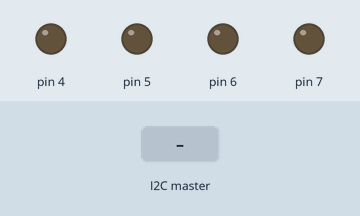
This sketch was run on a simulated Arduino Uno, built with avr-gcc and run on an emulated ATmega328P. Parts: output pins drawn as LEDs (lit = HIGH). The inputs (shaded band) are chosen by the test bench.

Above: at 1.2 s.
1.3 s: the I2C master sends the byte 2
At 2.2 s:
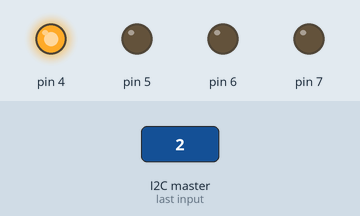
2.9 s: the I2C master sends the byte 0
At 4.2 s:
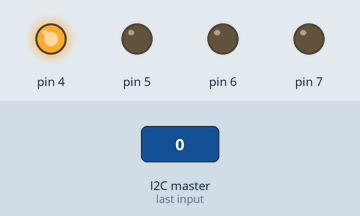
4.5 s: the I2C master sends the byte 90
At 4.68 s:
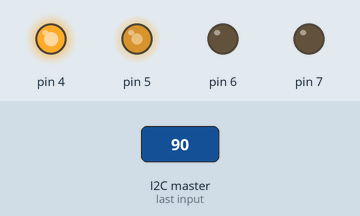
7.5 s: the I2C master sends the byte 200
At 7.69 s:
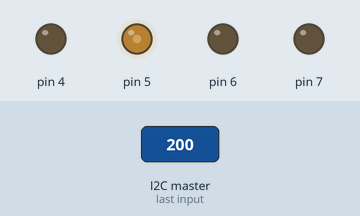
9.6 s: the I2C master sends the byte 0
At 10.7 s:
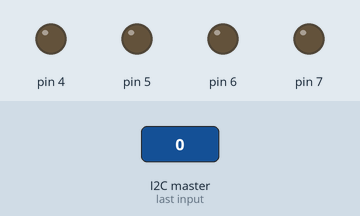
11.2 s: the I2C master sends the byte 1
At 11.8 s:
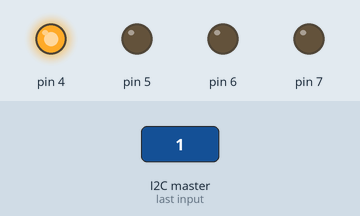
Timing chart, 0 to 13.8 s (numbered marks = the images above; inputs shaded):
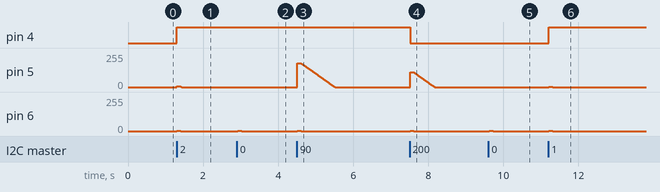

Measured:
- after the input at 1.3 s, pin 4: LOW → HIGH at once; pin 5: 0/255 → 4/255 at once, → 0/255 0.11 s later; pin 6: 0/255 → 2/255 at once, → 0/255 0.11 s later
- after the input at 2.9 s, pin 6: 0/255 → 2/255 at once, → 0/255 0.10 s later
- after the input at 4.5 s, pin 6: 0/255 → 2/255 at once, → 0/255 0.10 s later
- after the input at 7.5 s, pin 4: HIGH → LOW at once; pin 6: 0/255 → 2/255 at once, → 0/255 0.09 s later
- after the input at 9.6 s, pin 6: 0/255 → 2/255 at once, → 0/255 0.10 s later
- after the input at 11.2 s, pin 4: LOW → HIGH at once; pin 5, pin 6: 0/255 → 2/255 at once, → 0/255 0.11 s later

The sketch:

Unior2_Drive1.ino
```cpp
#include <Wire.h>

int8_t m1c, m2c;
volatile int8_t m1p, m2p;
uint32_t ltime;

void setup() {
  Serial.begin(250000);
  pinMode(4, 1);
  pinMode(5, 1);
  pinMode(6, 1);
  pinMode(7, 1);
  Wire.begin(8);
  Wire.onReceive(receiv);
  move(0, 0);
}

void loop() {
  if(millis()-ltime>100)m1p=0,m2p=0;
  m1c = constrain(m1c + (m1c < m1p ? 1 : m1c > m1p ? -1 : 0), -127, 127);
  m2c = constrain(m2c + (m2c < m2p ? 1 : m2c > m2p ? -1 : 0), -127, 127);
  if(m1c==0)delay(10);
  if(m2c==0)delay(10);
  move(m1c, m2c);
}

void receiv(int sp) {
  while (Wire.available()) {
    ltime=millis();
    m1p = Wire.read();
    m2p = Wire.read();
  }
}

void move(int8_t m1, int8_t m2) {
  if(m1<0)digitalWrite(4, 0);
  if(m1>0)digitalWrite(4, 1);
  if(m2<0)digitalWrite(7, 0);
  if(m2>0)digitalWrite(7, 1);
  analogWrite(5, abs(m1) << 1);
  analogWrite(6, abs(m2) << 1);

}
```
